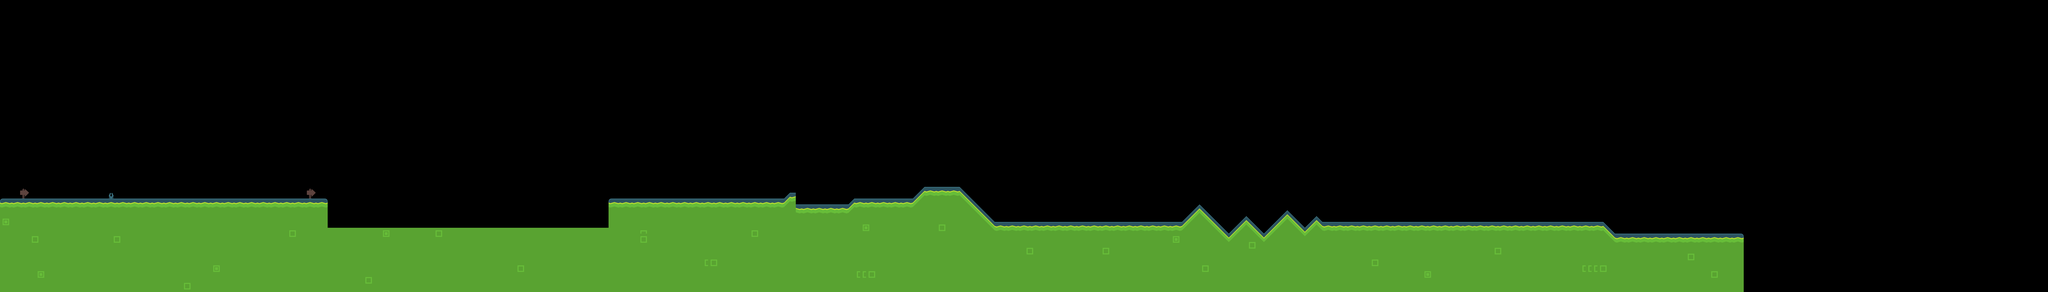

This is a level from a 2D game, rendered from its Tiled map with the project's own tilesets. A one-line summary and the map file follow, with tile-layer data summarised:
An orthogonal 350x50 tile map with 32x32 px tiles, 1 tile layer (Tile Layer 1) and 21 objects.

<map version="1.2" tiledversion="1.2.4" orientation="orthogonal" renderorder="right-down" width="350" height="50" tilewidth="32" tileheight="32" infinite="0" nextlayerid="142" nextobjectid="139">
 <tileset firstgid="1" source="../tilesheet_complete.tsx" />
 <layer id="1" name="Tile Layer 1" width="350" height="50">
  <data>[17500 cells, 4006 non-empty, 40 distinct tile ids]</data>
 </layer>
 <objectgroup id="113" name="Object Layer 1">
  <object id="115" x="0" y="1600">
   <polyline points="0,0 0,-512 1792,-512 1792,-64" />
  </object>
 </objectgroup>
 <objectgroup id="114" name="Object Layer 2">
  <object id="116" x="1792" y="1472">
   <polyline points="0,0 0,-224 1536,-224 1536,96" />
  </object>
 </objectgroup>
 <objectgroup id="139" name="Object Layer 3">
  <object id="137" x="3328" y="1472">
   <polyline points="0,0 0,-384 960,-384 960,96" />
  </object>
 </objectgroup>
 <objectgroup id="117" name="Object Layer 4">
  <object id="118" x="4320" y="1472">
   <polyline points="0,0 0,-416 32,-416 32,64" />
  </object>
 </objectgroup>
 <objectgroup id="118" name="Object Layer 5">
  <object id="119" x="4352" y="1472">
   <polyline points="0,0 0,-352 288,-352 288,32" />
  </object>
 </objectgroup>
 <objectgroup id="119" name="Object Layer 6">
  <object id="120" x="4640" y="1472">
   <polyline points="0,0 0,-352 32,-384 352,-384 352,96" />
  </object>
 </objectgroup>
 <objectgroup id="120" name="Object Layer 7">
  <object id="121" x="4992" y="1504">
   <polyline points="0,0 0,-416 64,-480 256,-480 256,0" />
  </object>
 </objectgroup>
 <objectgroup id="124" name="Object Layer 8">
  <object id="122" x="5248" y="1440">
   <polyline points="0,0 0,-416 192,-224 192,64" />
  </object>
 </objectgroup>
 <objectgroup id="125" name="Object Layer 9">
  <object id="123" x="5440" y="1472">
   <polyline points="0,0 0,-256 1024,-256 1024,32" />
  </object>
 </objectgroup>
 <objectgroup id="127" name="Object Layer 10">
  <object id="125" x="6464" y="1472">
   <polyline points="0,0 0,-256 96,-352 96,96" />
  </object>
 </objectgroup>
 <objectgroup id="128" name="Object Layer 11">
  <object id="126" x="6560" y="1472">
   <polyline points="0,0 0,-352 160,-192 160,96" />
  </object>
 </objectgroup>
 <objectgroup id="129" name="Object Layer 12">
  <object id="127" x="6752" y="1472">
   <polyline points="0,0 -32,-192 64,-288 64,0" />
  </object>
 </objectgroup>
 <objectgroup id="130" name="Object Layer 13">
  <object id="128" x="6816" y="1408">
   <polyline points="0,0 0,-224 96,-128 96,96" />
  </object>
 </objectgroup>
 <objectgroup id="132" name="Object Layer 14">
  <object id="130" x="6912" y="1472">
   <polyline points="0,0 0,-192 128,-320 96,64" />
  </object>
 </objectgroup>
 <objectgroup id="133" name="Object Layer 15">
  <object id="131" x="7040" y="1472">
   <polyline points="0,0 0,-320 96,-224 96,96" />
  </object>
 </objectgroup>
 <objectgroup id="134" name="Object Layer 16">
  <object id="132" x="7136" y="1504">
   <polyline points="0,0 0,-256 64,-320 64,64" />
  </object>
 </objectgroup>
 <objectgroup id="135" name="Object Layer 17">
  <object id="133" x="7168" y="1504">
   <polyline points="0,0 32,-320 64,-288 64,64" />
  </object>
 </objectgroup>
 <objectgroup id="136" name="Object Layer 18">
  <object id="134" x="7232" y="1472">
   <polyline points="0,0 0,-256 1536,-256 1504,96" />
  </object>
 </objectgroup>
 <objectgroup id="137" name="Object Layer 19">
  <object id="135" x="8768" y="1504">
   <polyline points="0,0 0,-288 64,-224 64,64" />
  </object>
 </objectgroup>
 <objectgroup id="138" name="Object Layer 20">
  <object id="136" x="8832" y="1504">
   <polyline points="0,0 0,-224 704,-224 704,64" />
  </object>
 </objectgroup>
 <objectgroup id="141" name="Object Layer 21">
  <object id="138" x="4288" y="1376">
   <polyline points="0,0 0,-288 32,-320 32,-96" />
  </object>
 </objectgroup>
</map>
